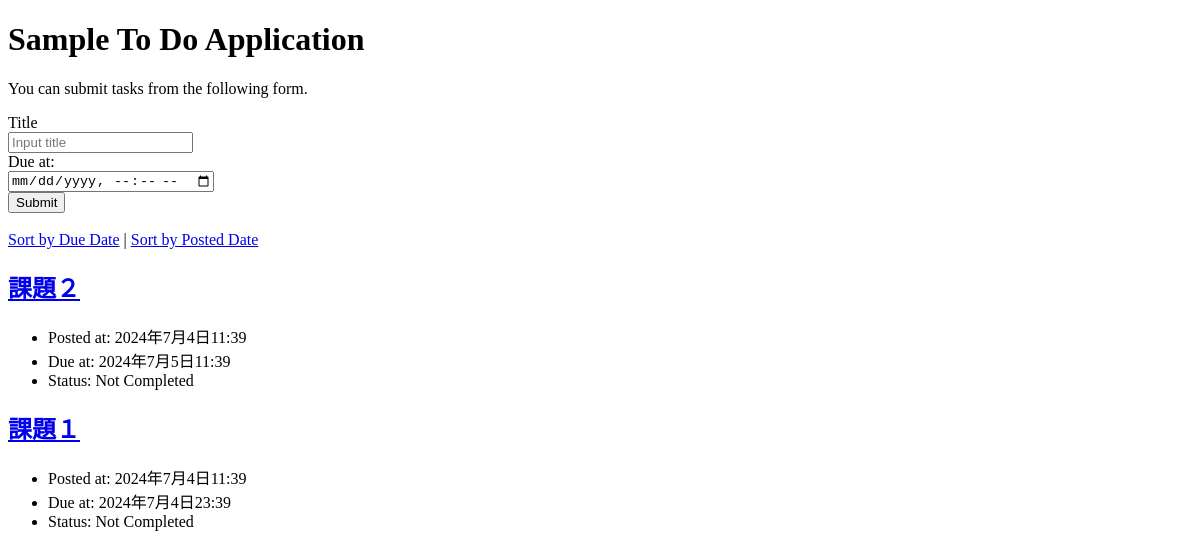
The app's page /, older data.
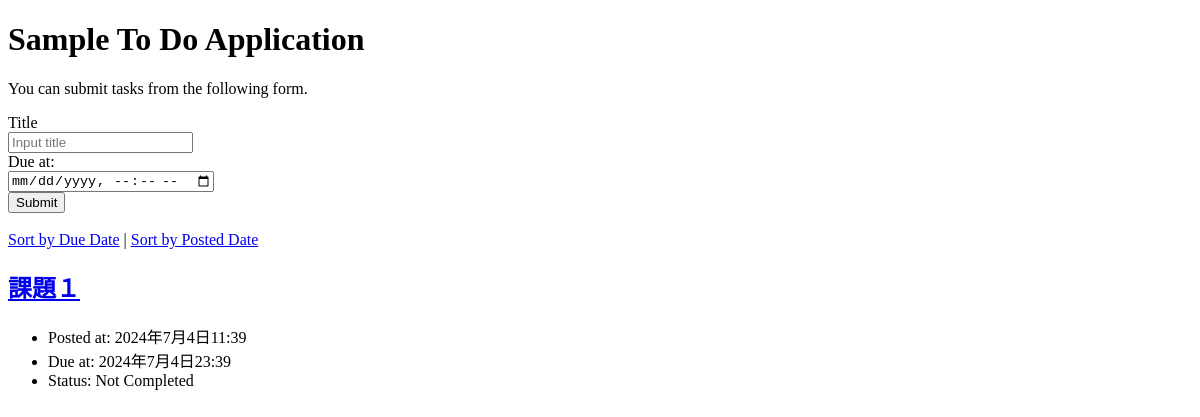
The same page, newer data.
### todo/models.py (models this page shows, shortened)
class Task(models.Model):
    title = models.CharField(max_length=100)
    completed = models.BooleanField(default=False)
    posted_at = models.DateTimeField(default=timezone.now)
    due_at = models.DateTimeField(null=True, blank=True)

### todo/views.py (the view)
# urls.py: path('', todo_views.index, name='index'),
def index(request):
    if request.method == 'POST':
        task = Task(title=request.POST['title'], due_at=make_aware(parse_datetime(request.POST['due_at'])))
        task.save()
    if request.GET.get('order') == 'due':
        tasks = Task.objects.order_by('due_at')
    else:
        tasks = Task.objects.order_by('-posted_at')
    context = {
        'tasks': tasks
    }
    return render(request, 'todo/index.html', context)

### todo/templates/todo/index.html (shortened to what this page needs)
{% load static %}
<!DOCTYPE html>
<html lang="ja">
  <head>
  </head>
  <body>
    <h1>Sample To Do Application</h1>
    <p>You can submit tasks from the following form.</p>
    <form action="{% url 'index' %}" method="post">
      <div>
        <label for="titleInput">Title</label><br>
        <input id="titleInput" name="title" type="text" placeholder="Input title">
      </div>
      <div>
        <label for="dueInput">Due at:</label><br>
        <input id="dueInput" name="due_at" type="datetime-local">
      </div>
      <div>
        <button type="submit">Submit</button>
      </div>
    </form>
    <br>
    <div>
      <a href="{% url 'index' %}?order=due">Sort by Due Date</a> |
      <a href="{% url 'index' %}?order=post">Sort by Posted Date</a>
    </div>
    {% for task in tasks %}
    <div class="text">
      <h2><a href="{% url 'detail' task.id %}">{{ task.title }}</a></h2>
      <ul>
        <li>Posted at: {{ task.posted_at }}</li>
        {% if task.due_at %}
        <li>Due at: {{ task.due_at }}</li>
        {% endif %}
        {% if task.completed %}
        <li>Status: Completed</li>
        {% else %}
        <li>Status: Not Completed</li>
        {% endif %}
      </ul>
    </div>
    {% endfor %}
  </body>
</html>

Row changes from the older to the newer data that the page shows:
removed Task: title "課題２", posted_at "2024年7月4日11:39", due_at "2024年7月5日11:39", completed "Status: Not Completed"
